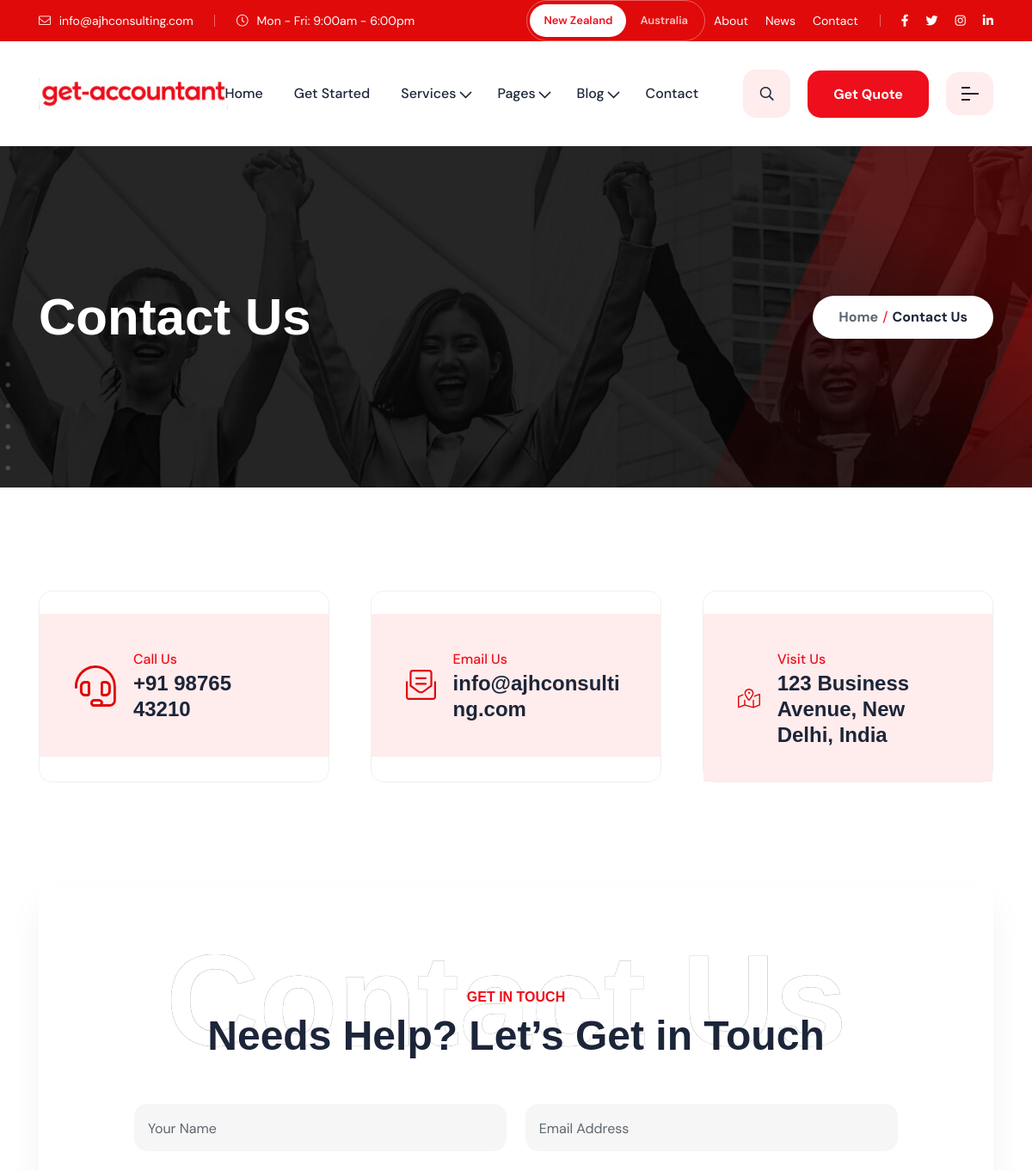
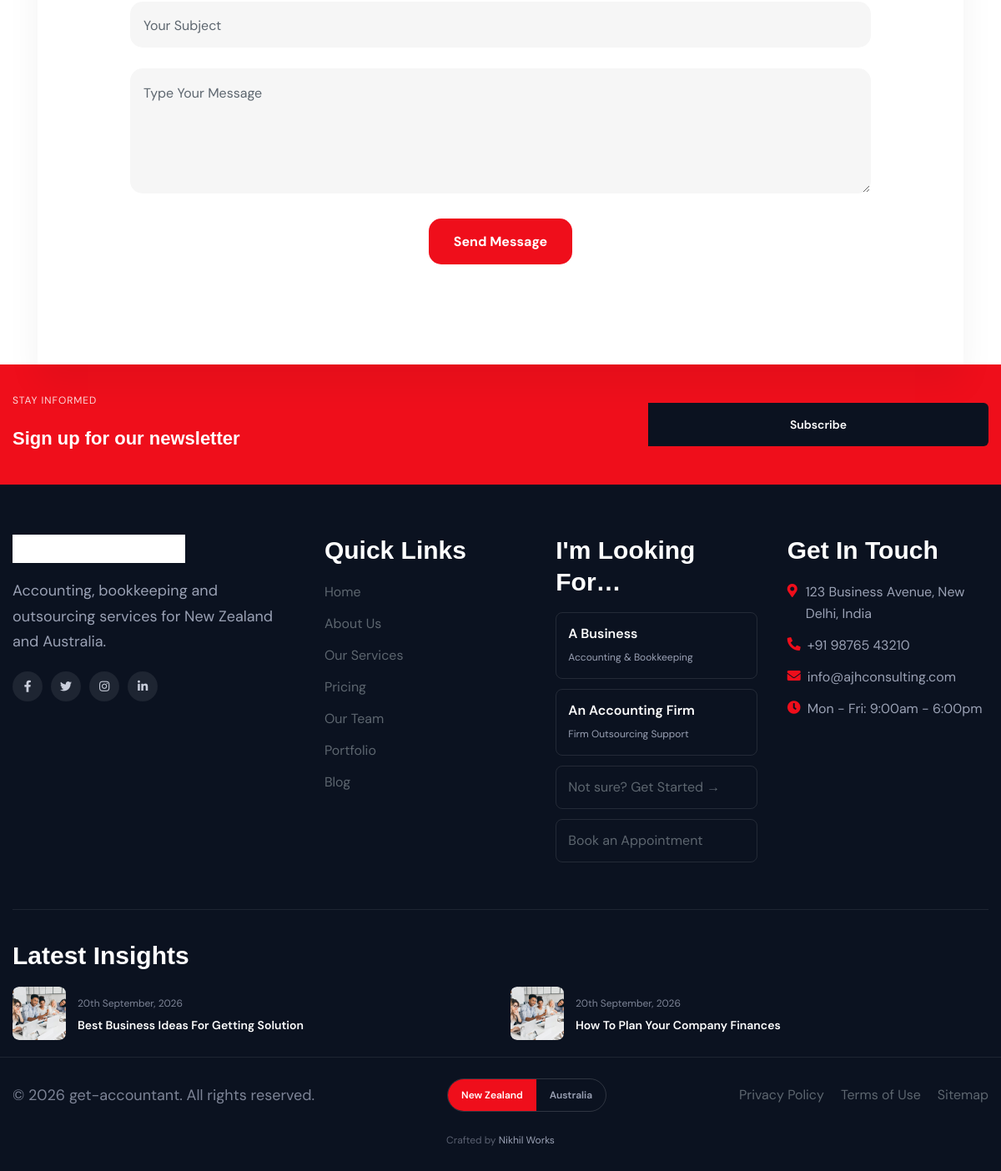
Page /contactus.php on the committed database (2 pictures, top to bottom).
### tables this page shows
CREATE TABLE IF NOT EXISTS site_settings (
    id              TINYINT UNSIGNED PRIMARY KEY DEFAULT 1,
    company_name    VARCHAR(190)        DEFAULT NULL,
    tagline         VARCHAR(255)        DEFAULT NULL,
    email           VARCHAR(190)        DEFAULT NULL,
    phone           VARCHAR(30)         DEFAULT NULL,
    whatsapp_number VARCHAR(30)         DEFAULT NULL,
    address         VARCHAR(500)        DEFAULT NULL,
    working_hours   VARCHAR(255)        DEFAULT NULL,
    map_embed_url   VARCHAR(1000)       DEFAULT NULL,
    facebook_url    VARCHAR(255)        DEFAULT NULL,
    twitter_url     VARCHAR(255)        DEFAULT NULL,
    instagram_url   VARCHAR(255)        DEFAULT NULL,
    linkedin_url    VARCHAR(255)        DEFAULT NULL,
    youtube_url     VARCHAR(255)        DEFAULT NULL,
    whatsapp_url    VARCHAR(255)        DEFAULT NULL,
    copyright_text  VARCHAR(255)        DEFAULT NULL,
    updated_at      DATETIME            NOT NULL DEFAULT CURRENT_TIMESTAMP ON UPDATE CURRENT_TIMESTAMP,
    CONSTRAINT chk_site_settings_single_row CHECK (id = 1)
);

CREATE TABLE IF NOT EXISTS blog_posts (
    id          INT UNSIGNED AUTO_INCREMENT PRIMARY KEY,
    title       VARCHAR(190)        NOT NULL,
    slug        VARCHAR(190)        NOT NULL UNIQUE,
    excerpt     VARCHAR(400)                 DEFAULT NULL,
    content     LONGTEXT            NOT NULL,
    image       VARCHAR(255)                 DEFAULT NULL,
    author      VARCHAR(120)                 DEFAULT 'get-accountant',
    status      ENUM('draft','published') NOT NULL DEFAULT 'published',
    created_at  DATETIME            NOT NULL DEFAULT CURRENT_TIMESTAMP,
    updated_at  DATETIME            NOT NULL DEFAULT CURRENT_TIMESTAMP ON UPDATE CURRENT_TIMESTAMP
);

### contactus.php (the view, shortened to what the rows shown need)
<?php
require __DIR__ . '/includes/header.php';
?>
    <div class="rts-breadcrumb-area breadcrumb-bg bg_image">
        <div class="container">
            <div class="flex flex-wrap -mx-[15px] items-center">
                <div class="xl:w-1/2 px-[15px] lg:w-1/2 md:w-1/2 sm:w-full w-full breadcrumb-1">
                    <h1 class="title">Contact Us</h1>
                </div>
            </div>
        </div>
    </div>
    <div class="rts-contact-area rts-section-gap">
        <div class="container">
            <div class="flex flex-wrap -mx-[24px] [&>*]:!px-[24px]">
                <div class="xl:w-1/3 px-[15px] lg:w-1/3 md:w-1/2 sm:w-1/2 w-full">
                    <div class="single-contact-one-inner">
                        <div class="content">
                            <div class="info">
                                <a href="tel:<?php echo e($settings['phone']); ?>">
                                    <h2><?php echo e($settings['phone'] ?: 'Add a phone number in Admin > Settings'); ?></h2>
                                </a>
                            </div>
                        </div>
                    </div>
                </div>
                <div class="xl:w-1/3 px-[15px] lg:w-1/3 md:w-1/2 sm:w-1/2 w-full">
                    <div class="single-contact-one-inner">
                        <div class="content">
                            <div class="info">
                                <a href="mailto:<?php echo e($settings['email']); ?>">
                                    <h3><?php echo e($settings['email'] ?: 'Add an email in Admin > Settings'); ?></h3>
                                </a>
                            </div>
                        </div>
                    </div>
                </div>
                <div class="xl:w-1/3 px-[15px] lg:w-1/3 md:w-1/2 sm:w-1/2 w-full">
                    <div class="single-contact-one-inner">
                        <div class="content">
                            <div class="info">
                                <a href="https://www.google.com/maps/search/?api=1&amp;query=<?php echo urlencode($settings['address']); ?>">
                                    <h3><?php echo e($settings['address'] ?: 'Add an address in Admin > Settings'); ?></h3>
                                </a>
                            </div>
                        </div>
                    </div>
                </div>
            </div>
        </div>
    </div>
    <div class="rts-contact-form-area">
        <div class="container">
            <div class="flex flex-wrap -mx-[15px]">
                <div class="w-full px-[15px]">
                    <div class="rts-contact-fluid rts-section-gap">
                        <div class="rts-title-area contact-fluid text-center mb--50">
                            <h2 class="title">Needs Help? Let’s Get in Touch</h2>
                        </div>
                    </div>
                </div>
            </div>
        </div>
    </div>
<?php require __DIR__ . '/includes/footer.php'; ?>

### includes/header.php (shortened to what the rows shown need)
<?php
$currentPage     = basename($_SERVER['SCRIPT_NAME']);
$settings        = site_settings();
?>
<!DOCTYPE html>
<html lang="en">
<head>
    <link rel="stylesheet" href="assets/css/plugins/swiper.min.css">
    <link rel="stylesheet" href="assets/css/plugins/fontawesome-5.css">
    <link rel="stylesheet" href="assets/css/plugins/unicons.css">
    <link rel="stylesheet" href="assets/css/style.css">
</head>
<body>
    <header class="header--sticky header-one">
        <div class="header-top header-top-one bg-1">
            <div class="container">
                <div class="flex flex-wrap -mx-[15px]">
                    <div class="lg:w-1/2 px-[15px] xl:block hidden">
                        <div class="left">
                            <div class="mail">
                                <a href="mailto:<?php echo e($settings['email']); ?>"><i class="fal fa-envelope"></i> <?php echo e($settings['email']); ?></a>
                            </div>
                            <div class="working-time">
                                <p><i class="fal fa-clock"></i> <?php echo e($settings['working_hours'] ?: 'Working: 9.00am - 6.00pm'); ?></p>
                            </div>
                        </div>
                    </div>
                </div>
            </div>
        </div>
    </header>

### includes/footer.php (shortened to what the rows shown need)
<?php
$settings = site_settings();
$currentPage = $currentPage ?? basename($_SERVER['SCRIPT_NAME']);
$recentPosts = [];
if ($pdo = db()) {
    try {
        $stmt = $pdo->query(
            "SELECT title, slug, image, created_at FROM blog_posts
             WHERE status = 'published' ORDER BY created_at DESC LIMIT 2"
        );
        $recentPosts = $stmt->fetchAll();
    } catch (Throwable $e) {
        $recentPosts = [];
    }
}
$socialLinks = array_filter([
    'facebook'  => [$settings['facebook_url'], 'fa-facebook-f'],
    'twitter'   => [$settings['twitter_url'], 'fa-twitter'],
    'instagram' => [$settings['instagram_url'], 'fa-instagram'],
    'linkedin'  => [$settings['linkedin_url'], 'fa-linkedin-in'],
    'youtube'   => [$settings['youtube_url'], 'fa-youtube'],
], fn ($s) => !empty($s[0]));
?>
<footer class="site-footer">
    <div class="site-footer-main">
        <div class="container">
            <div class="site-footer-grid">
                <div class="site-footer-col site-footer-company">
                    <a href="index.php" class="site-footer-logo">
                        <img src="assets/images/logo/logo-get-accountant-wordmark.png" alt="<?php echo e($settings['company_name'] ?: APP_NAME); ?>">
                    </a>
                    <p><?php echo e($settings['tagline'] ?: (APP_NAME . ' helps businesses grow with clear, practical accounting, tax and consulting advice.')); ?></p>
                    <?php if (!empty($socialLinks)): ?>
                        <div class="site-footer-social">
                            <?php foreach ($socialLinks as $url => $meta): ?>
                                <a href="<?php echo e($url); ?>" target="_blank" rel="noopener" aria-label="<?php echo e(ucfirst($meta[1])); ?>"><i class="fab <?php echo e($meta[1]); ?>"></i></a>
                            <?php endforeach; ?>
                        </div>
                    <?php endif; ?>
                </div>
                <div class="site-footer-col">
                    <ul class="site-footer-contact">
                        <?php if ($settings['address']): ?>
                            <li>
                                <i class="fas fa-map-marker-alt"></i>
                                <a href="https://www.google.com/maps/search/?api=1&amp;query=<?php echo urlencode($settings['address']); ?>" target="_blank" rel="noopener"><?php echo e($settings['address']); ?></a>
                            </li>
                        <?php endif; ?>
                        <?php if ($settings['phone']): ?>
                            <li><i class="fas fa-phone-alt"></i> <a href="tel:<?php echo e($settings['phone']); ?>"><?php echo e($settings['phone']); ?></a></li>
                        <?php endif; ?>
                        <?php if ($settings['email']): ?>
                            <li><i class="fas fa-envelope"></i> <a href="mailto:<?php echo e($settings['email']); ?>"><?php echo e($settings['email']); ?></a></li>
                        <?php endif; ?>
                        <?php if ($settings['working_hours']): ?>
                            <li><i class="fas fa-clock"></i> <?php echo e($settings['working_hours']); ?></li>
                        <?php endif; ?>
                    </ul>
                </div>
            </div>
            <?php if (!empty($recentPosts)): ?>
            <div class="site-footer-insights">
                <div class="site-footer-insights-grid">
                    <?php foreach ($recentPosts as $post): ?>
                        <a class="site-footer-insight" href="blog-details.php?slug=<?php echo urlencode($post['slug']); ?>">
                            <img src="<?php echo e($post['image'] ?: 'assets/images/footer/post/01.png'); ?>" alt="<?php echo e($post['title']); ?>">
                            <span>
                                <em><?php echo date('jS F, Y', strtotime($post['created_at'])); ?></em>
                                <strong><?php echo e($post['title']); ?></strong>
                            </span>
                        </a>
                    <?php endforeach; ?>
                </div>
            </div>
            <?php endif; ?>
        </div>
    </div>
    <div class="site-footer-bottom">
        <div class="container">
            <div class="site-footer-bottom-inner">
                <p class="site-footer-copyright">&copy; <span class="current-year"></span> <?php echo e($settings['copyright_text'] ?: (APP_NAME . '. All rights reserved.')); ?></p>
                <div class="site-footer-country" role="group" aria-label="Select your country">
                    <a href="index.php" class="<?php echo $currentPage !== 'australia.php' ? 'is-active' : ''; ?>">New Zealand</a>
                    <a href="australia.php" class="<?php echo $currentPage === 'australia.php' ? 'is-active' : ''; ?>">Australia</a>
                </div>
                <ul class="site-footer-legal">
                    <li><a href="privacy-policy.php">Privacy Policy</a></li>
                    <li><a href="terms-of-use.php">Terms of Use</a></li>
                    <li><a href="sitemap.php">Sitemap</a></li>
                </ul>
            </div>
        </div>
    </div>
</footer>
</body>
</html>

### rows in the picture
site_settings: email "info@ajhconsulting.com", working_hours "Mon - Fri: 9:00am - 6:00pm", phone "+91 98765 43210", address "123 Business Avenue, New Delhi, India", company_name (picture), tagline "Accounting, bookkeeping and outsourcing services for New Zealand and Australia.", copyright_text "get-accountant. All rights reserved."
blog_posts: created_at "20th September, 2026", title "Best Business Ideas For Getting Solution"
blog_posts: created_at "20th September, 2026", title "How To Plan Your Company Finances"
